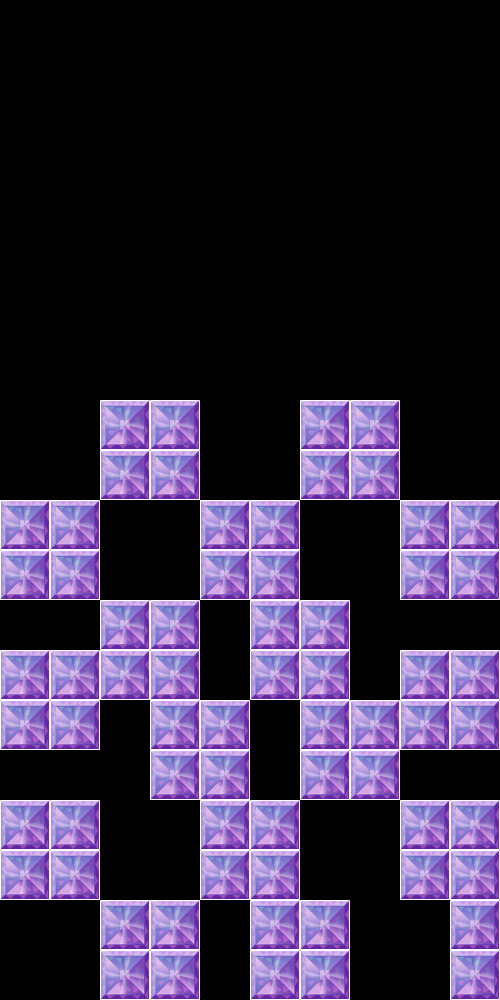

This is a level from a 2D game, rendered from its Tiled map with the project's own tilesets. A one-line summary and the map file follow, with tile-layer data summarised:
An orthogonal 10x20 tile map with 50x50 px tiles, 1 tile layer (Map).

<map version="1.0" orientation="orthogonal" renderorder="right-down" width="10" height="20" tilewidth="50" tileheight="50" nextobjectid="1">
 <tileset firstgid="1" name="av7" tilewidth="50" tileheight="50" tilecount="1">
  <image source="av7.png" width="50" height="50" />
 </tileset>
 <layer name="Map" width="10" height="20">
  <data>[200 cells, 66 non-empty, 1 distinct tile ids]</data>
 </layer>
</map>
